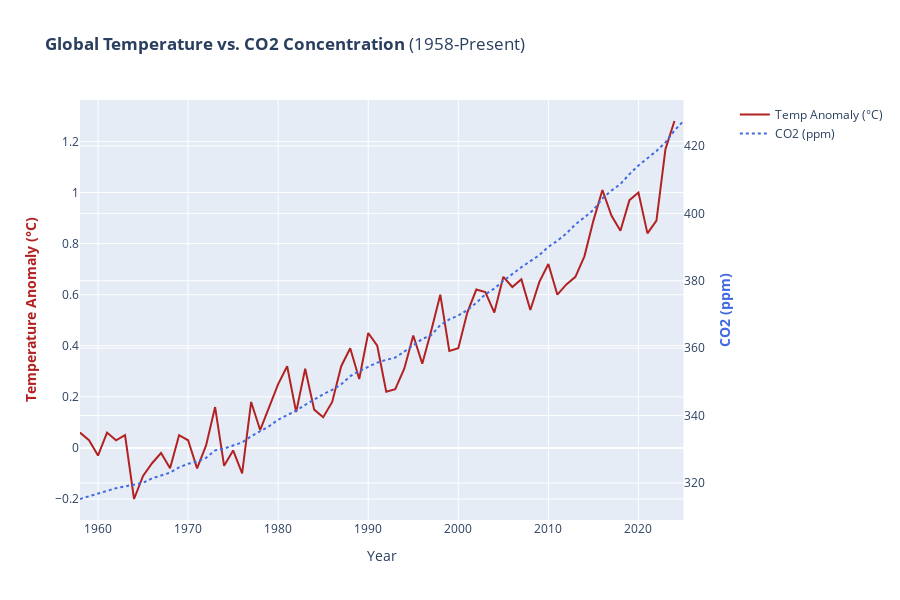

Notebook code for this chart:
### Markdown cell above
### Step 4: Create Dual-Axis Chart
To visualize the correlation between two variables with major different magnitude, we implemented a dual-axis chart using the plotly.graph_objects library. A subplot structure was initialized with a secondary Y-axis enabled. The global temperature anomalies were plotted as a solid red line against the primary left axis, while the CO₂ concentration was overlaid as a dotted blue line against the secondary right axis. To ensure interpretability, the axis titles were color-coded to match their respective data series.

### Code cell
# Create figure with secondary y-axis
fig = make_subplots(specs=[[{"secondary_y": True}]])

# Add Trace 1: Temperature (Left Axis)
fig.add_trace(
    go.Scatter(
        x=co2_temp["Year"],
        y=co2_temp["Temperature_Anomaly"],
        name="Temp Anomaly (°C)",
        line=dict(color="firebrick", width=2),
    ),
    secondary_y=False,
)

# Add Trace 2: CO2 (Right Axis)
fig.add_trace(
    go.Scatter(
        x=co2_temp["Year"],
        y=co2_temp["CO2_ppm"],
        name="CO2 (ppm)",
        line=dict(color="royalblue", width=2, dash="dot"),
    ),
    secondary_y=True,
)

# Add Titles and Labels
fig.update_layout(
    title_text="<b>Global Temperature vs. CO2 Concentration</b> (1958-Present)",
    height=600,
)

# Set x-axis title
fig.update_xaxes(title_text="Year")

# Set y-axes titles
fig.update_yaxes(
    title_text="<b>Temperature Anomaly (°C)</b>",
    title_font=dict(color="firebrick"),
    secondary_y=False,
)
fig.update_yaxes(
    title_text="<b>CO2 (ppm)</b>", title_font=dict(color="royalblue"), secondary_y=True
)

fig.show()

### Figure 1 — Plotly figure (JSON) as saved in the notebook; plotly's stock layout.template omitted (floating-point values rounded to 4 significant figures)
{"data": [{"line": {"color": "firebrick", "width": 2}, "name": "Temp Anomaly (°C)", "type": "scatter", "x": [1958, 1959, 1960, 1961, 1962, 1963, 1964, 1965, 1966, 1967, 1968, 1969, 1970, 1971, 1972, 1973, 1974, 1975, 1976, 1977, 1978, 1979, 1980, 1981, 1982, 1983, 1984, 1985, 1986, 1987, 1988, 1989, 1990, 1991, 1992, 1993, 1994, 1995, 1996, 1997, 1998, 1999, 2000, 2001, 2002, 2003, 2004, 2005, 2006, 2007, 2008, 2009, 2010, 2011, 2012, 2013, 2014, 2015, 2016, 2017, 2018, 2019, 2020, 2021, 2022, 2023, 2024, 2025], "xaxis": "x", "y": [0.06, 0.03, -0.03, 0.06, 0.03, 0.05, -0.2, -0.11, -0.06, -0.02, -0.08, 0.05, 0.03, -0.08, 0.01, 0.16, -0.07, -0.01, -0.1, 0.18, 0.07, 0.16, 0.25, 0.32, 0.14, 0.31, 0.15, 0.12, 0.18, 0.32, 0.39, 0.27, 0.45, 0.4, 0.22, 0.23, 0.31, 0.44, 0.33, 0.46, 0.6, 0.38, 0.39, 0.53, 0.62, 0.61, 0.53, 0.67, 0.63, 0.66, 0.54, 0.65, 0.72, 0.6, 0.64, 0.67, 0.75, 0.89, 1.01, 0.91, 0.85, 0.97, 1.0, 0.84, 0.89, 1.17, 1.28, NaN], "yaxis": "y"}, {"line": {"color": "royalblue", "dash": "dot", "width": 2}, "name": "CO2 (ppm)", "type": "scatter", "x": [1958, 1959, 1960, 1961, 1962, 1963, 1964, 1965, 1966, 1967, 1968, 1969, 1970, 1971, 1972, 1973, 1974, 1975, 1976, 1977, 1978, 1979, 1980, 1981, 1982, 1983, 1984, 1985, 1986, 1987, 1988, 1989, 1990, 1991, 1992, 1993, 1994, 1995, 1996, 1997, 1998, 1999, 2000, 2001, 2002, 2003, 2004, 2005, 2006, 2007, 2008, 2009, 2010, 2011, 2012, 2013, 2014, 2015, 2016, 2017, 2018, 2019, 2020, 2021, 2022, 2023, 2024, 2025], "xaxis": "x", "y": [315.2, 316.0, 316.9, 317.6, 318.5, 319.0, 319.6, 320.0, 321.4, 322.2, 323.1, 324.6, 325.7, 326.3, 327.5, 329.7, 330.2, 331.1, 332.0, 333.8, 335.4, 336.8, 338.8, 340.1, 341.5, 343.2, 344.9, 346.4, 347.6, 349.3, 351.7, 353.2, 354.5, 355.7, 356.5, 357.2, 359.0, 361.0, 362.7, 363.9, 366.8, 368.5, 369.7, 371.3, 373.5, 376.0, 377.7, 380.0, 382.1, 384.0, 385.8, 387.6, 390.1, 391.9, 394.1, 396.7, 398.8, 401.0, 404.4, 406.8, 408.7, 411.6, 414.2, 416.4, 418.5, 421.1, 424.6, 427.4], "yaxis": "y2"}], "layout": {"height": 600, "title": {"text": "<b>Global Temperature vs. CO2 Concentration</b> (1958-Present)"}, "xaxis": {"anchor": "y", "domain": [0, 0.94], "title": {"text": "Year"}}, "yaxis": {"anchor": "x", "domain": [0, 1], "title": {"font": {"color": "firebrick"}, "text": "<b>Temperature Anomaly (°C)</b>"}}, "yaxis2": {"anchor": "x", "overlaying": "y", "side": "right", "title": {"font": {"color": "royalblue"}, "text": "<b>CO2 (ppm)</b>"}}}}
